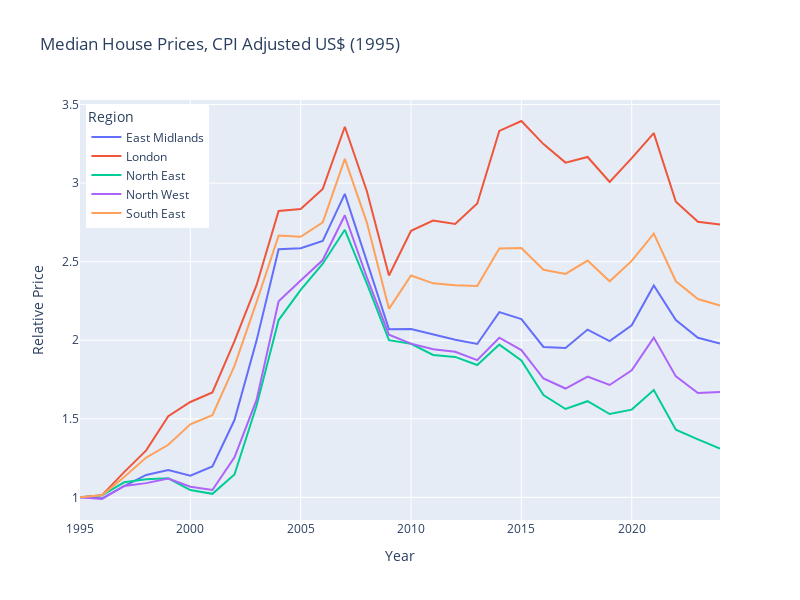

The cell this chart's notebook holds for it:
### Code cell
# Post-GFC, Real US$

import plotly.express as px

df_screened = (
    df[df['region']
       .isin(['London','South East', 'East Midlands','North West','North East'])]
       .groupby(['Year','region'])['0.50'].sum().unstack()
)

us_cpi = (
    fred.Fred_Pull('CPIAUCSL',
                   '899901ba06f09b9961a73113b1834a15').index(1995)
                   .resample('YE').mean()
                   .assign(year=lambda df: df.index.year).set_index('year')
)

gbpusd_fx = (
    fred.Fred_Pull('DEXUSUK',
                   '899901ba06f09b9961a73113b1834a15').extract(1995)
                   .resample('YE').mean()
                   .assign(year=lambda df: df.index.year).set_index('year')
)

usdreal = (gbpusd_fx.loc[1995:]
           .join(us_cpi)
           .assign(real=lambda df:df['DEXUSUK']*df['CPIAUCSL'])
)


fig = px.line(df_screened.mul(usdreal.real,axis=0).apply(lambda x: x/x.iloc[0]),
              labels={
                  'index':'Year',
                  'value':'Relative Price'
              },
              width=800, height=600,
              title='Median House Prices, CPI Adjusted US$ (1995)')

fig.update_layout(legend=dict(
    title='Region',
    yanchor="top",
    y=0.99,
    xanchor="left",
    x=0.01
))

fig.show()

### Figure 1 — Plotly figure (JSON) as saved in the notebook; plotly's stock layout.template omitted (floating-point values rounded to 4 significant figures)
{"data": [{"hovertemplate": "region=East Midlands<br>Year=%{x}<br>Relative Price=%{y}<extra></extra>", "legendgroup": "East Midlands", "line": {"color": "#636efa", "dash": "solid"}, "marker": {"symbol": "circle"}, "mode": "lines", "name": "East Midlands", "orientation": "v", "showlegend": true, "type": "scatter", "x": [1995, 1996, 1997, 1998, 1999, 2000, 2001, 2002, 2003, 2004, 2005, 2006, 2007, 2008, 2009, 2010, 2011, 2012, 2013, 2014, 2015, 2016, 2017, 2018, 2019, 2020, 2021, 2022, 2023, 2024], "xaxis": "x", "y": [1, 0.9937, 1.072, 1.143, 1.174, 1.138, 1.196, 1.492, 1.998, 2.579, 2.585, 2.632, 2.932, 2.495, 2.069, 2.071, 2.038, 2.003, 1.976, 2.179, 2.134, 1.957, 1.951, 2.068, 1.995, 2.095, 2.349, 2.129, 2.016, 1.98], "yaxis": "y"}, {"hovertemplate": "region=London<br>Year=%{x}<br>Relative Price=%{y}<extra></extra>", "legendgroup": "London", "line": {"color": "#EF553B", "dash": "solid"}, "marker": {"symbol": "circle"}, "mode": "lines", "name": "London", "orientation": "v", "showlegend": true, "type": "scatter", "x": [1995, 1996, 1997, 1998, 1999, 2000, 2001, 2002, 2003, 2004, 2005, 2006, 2007, 2008, 2009, 2010, 2011, 2012, 2013, 2014, 2015, 2016, 2017, 2018, 2019, 2020, 2021, 2022, 2023, 2024], "xaxis": "x", "y": [1, 1.014, 1.161, 1.299, 1.516, 1.607, 1.668, 1.994, 2.35, 2.823, 2.836, 2.963, 3.359, 2.948, 2.412, 2.697, 2.762, 2.741, 2.87, 3.333, 3.395, 3.248, 3.131, 3.166, 3.007, 3.159, 3.318, 2.882, 2.754, 2.737], "yaxis": "y"}, {"hovertemplate": "region=North East<br>Year=%{x}<br>Relative Price=%{y}<extra></extra>", "legendgroup": "North East", "line": {"color": "#00cc96", "dash": "solid"}, "marker": {"symbol": "circle"}, "mode": "lines", "name": "North East", "orientation": "v", "showlegend": true, "type": "scatter", "x": [1995, 1996, 1997, 1998, 1999, 2000, 2001, 2002, 2003, 2004, 2005, 2006, 2007, 2008, 2009, 2010, 2011, 2012, 2013, 2014, 2015, 2016, 2017, 2018, 2019, 2020, 2021, 2022, 2023, 2024], "xaxis": "x", "y": [1, 1.012, 1.096, 1.115, 1.121, 1.046, 1.022, 1.145, 1.583, 2.128, 2.321, 2.487, 2.703, 2.36, 2.001, 1.977, 1.907, 1.894, 1.842, 1.972, 1.872, 1.651, 1.562, 1.612, 1.53, 1.558, 1.683, 1.431, 1.369, 1.31], "yaxis": "y"}, {"hovertemplate": "region=North West<br>Year=%{x}<br>Relative Price=%{y}<extra></extra>", "legendgroup": "North West", "line": {"color": "#ab63fa", "dash": "solid"}, "marker": {"symbol": "circle"}, "mode": "lines", "name": "North West", "orientation": "v", "showlegend": true, "type": "scatter", "x": [1995, 1996, 1997, 1998, 1999, 2000, 2001, 2002, 2003, 2004, 2005, 2006, 2007, 2008, 2009, 2010, 2011, 2012, 2013, 2014, 2015, 2016, 2017, 2018, 2019, 2020, 2021, 2022, 2023, 2024], "xaxis": "x", "y": [1, 0.9895, 1.073, 1.091, 1.119, 1.067, 1.047, 1.255, 1.62, 2.248, 2.38, 2.51, 2.796, 2.4, 2.035, 1.978, 1.943, 1.926, 1.874, 2.016, 1.937, 1.756, 1.693, 1.769, 1.715, 1.809, 2.017, 1.77, 1.664, 1.67], "yaxis": "y"}, {"hovertemplate": "region=South East<br>Year=%{x}<br>Relative Price=%{y}<extra></extra>", "legendgroup": "South East", "line": {"color": "#FFA15A", "dash": "solid"}, "marker": {"symbol": "circle"}, "mode": "lines", "name": "South East", "orientation": "v", "showlegend": true, "type": "scatter", "x": [1995, 1996, 1997, 1998, 1999, 2000, 2001, 2002, 2003, 2004, 2005, 2006, 2007, 2008, 2009, 2010, 2011, 2012, 2013, 2014, 2015, 2016, 2017, 2018, 2019, 2020, 2021, 2022, 2023, 2024], "xaxis": "x", "y": [1, 1.013, 1.129, 1.253, 1.335, 1.465, 1.522, 1.836, 2.243, 2.666, 2.658, 2.75, 3.154, 2.748, 2.2, 2.412, 2.362, 2.349, 2.345, 2.584, 2.587, 2.449, 2.422, 2.507, 2.375, 2.505, 2.679, 2.375, 2.262, 2.221], "yaxis": "y"}], "layout": {"height": 600, "legend": {"title": {"text": "Region"}, "tracegroupgap": 0, "x": 0.01, "xanchor": "left", "y": 0.99, "yanchor": "top"}, "title": {"text": "Median House Prices, CPI Adjusted US$ (1995)"}, "width": 800, "xaxis": {"anchor": "y", "domain": [0, 1], "title": {"text": "Year"}}, "yaxis": {"anchor": "x", "domain": [0, 1], "title": {"text": "Relative Price"}}}}
